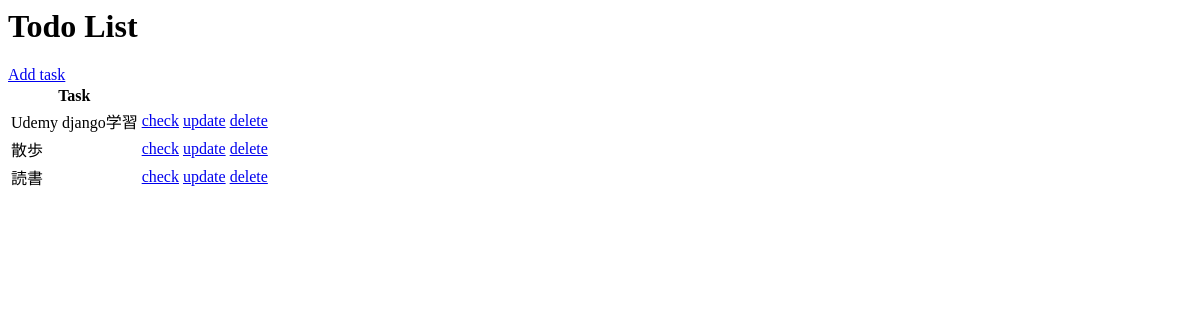
Before: / with the older database file.
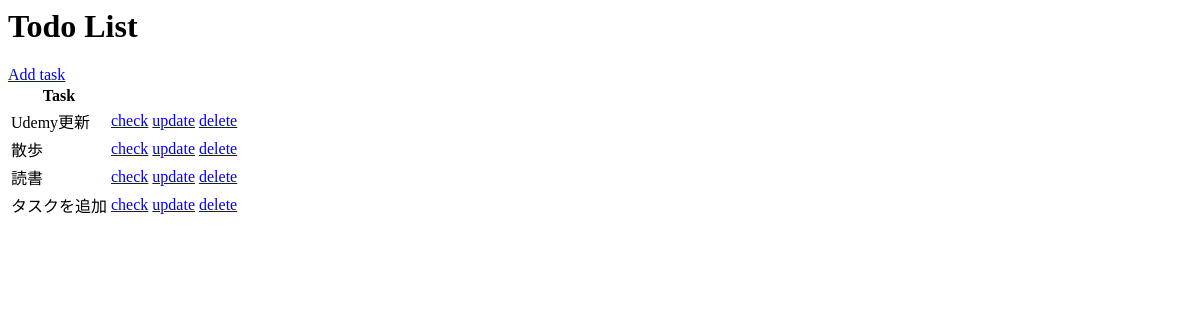
After: the same page with the newer database file.
### todoapp/models.py (models this page shows, shortened)
class Task(models.Model):
    user = models.ForeignKey(User, on_delete=models.CASCADE, null=True, blank=True)
    title = models.CharField(max_length=100)
    description = models.TextField(null=True, blank=True)
    completed = models.BooleanField(default=False)
    createdDate = models.DateTimeField(auto_now_add=True)
    class Meta:
        ordering = ["completed"]

### todoapp/views.py (the view)
# urls.py: path("", TaskList.as_view(), name="tasks"),
class TaskList(ListView):
    model = Task
    context_object_name = "tasks"

### todoapp/templates/todoapp/task_list.html
<h1>Todo List</h1>
<a href="{% url 'create-task'%}">Add task</a>
<table>
  <tr>
    <th>Task</th>
  </tr>
  {% for task in tasks %}
  <tr>
    <td>{{task.title}}</td>
    <td><a href="{% url 'task' task.id %}">check</a></td>
    <td><a href="{% url 'edit-task' task.id %}">update</a></td>
    <td><a href="{% url 'delete-task' task.id %}">delete</a></td>
  </tr>
  {% endfor %}
</table>

Changed rows visible on the page:
changed Task: title "Udemy django学習" → "Udemy更新"
added Task: title "タスクを追加"
